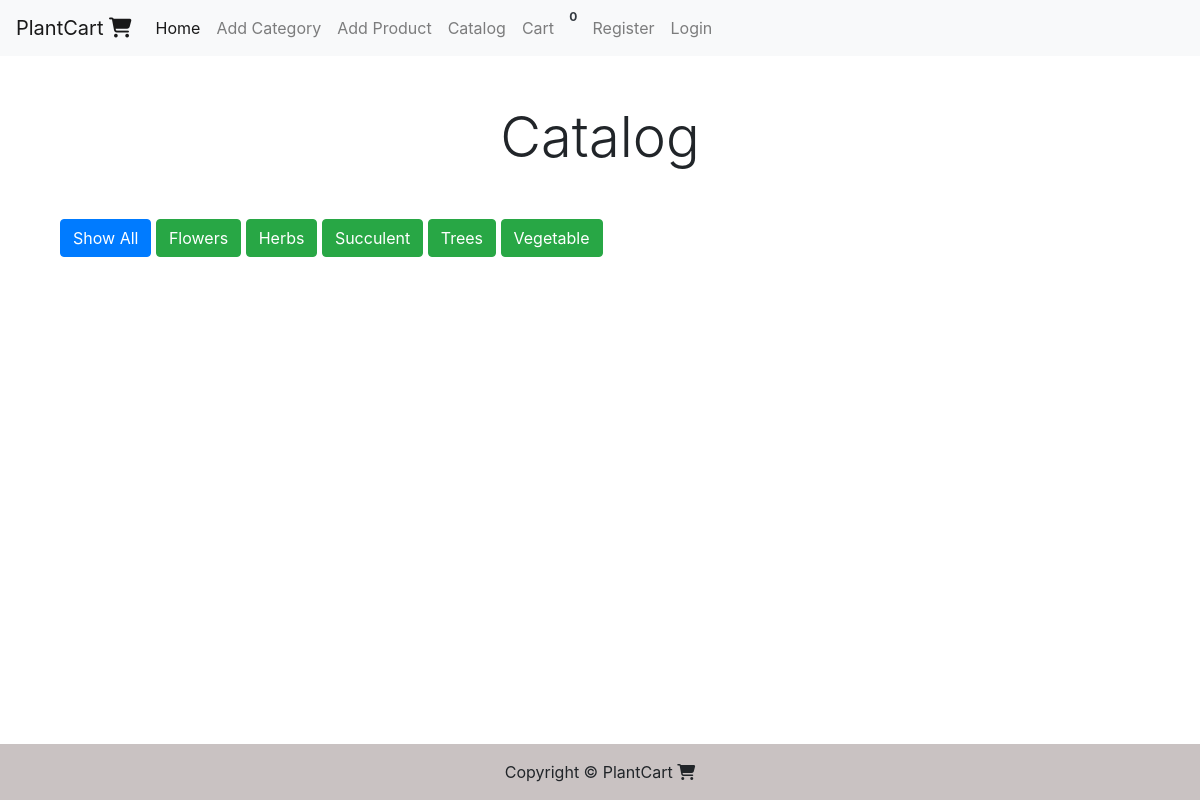
The app's page /views/catalog.php with its own data.
### tables this page shows
CREATE TABLE `categories` (
  `id` int NOT NULL AUTO_INCREMENT,
  `name` varchar(255) NOT NULL UNIQUE, 
   PRIMARY KEY (`id`)
);

### views/catalog.php (the view, shortened to what this page needs)
<?php
   require_once './../partials/template.php';
   function get_content(){
   require_once './../controllers/connection.php';
?>
   <div class="container mt-5">
   <h3 class="display-4 text-center mb-5">Catalog</h3>
      <a href="./catalog.php" class="btn btn-primary">Show All </a>
      <?php
      $category_query = "SELECT * FROM categories";
      $categories = mysqli_query($conn, $category_query);
      foreach($categories as $indiv_category){
      ?>
         <a href="./catalog.php?category_id=<?= $indiv_category['id']?>" class="btn btn-success">
            <?= $indiv_category['name'] ?>
         </a>
      <?php } ?>
   </div>
<?php
   };
?>

### records on screen
categories: name "Flowers"
categories: name "Herbs"
categories: name "Succulent"
categories: name "Trees"
categories: name "Vegetable"
